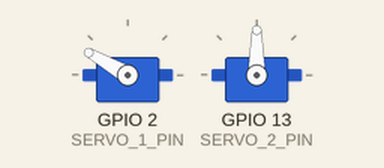
Recording of a sketch running on a simulated ESP32. Parts: 2 × servo.

Above: at 1.05 s.
At 2.15 s:
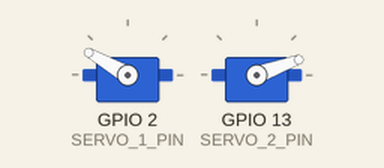
At 3.25 s:
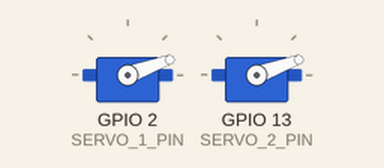
At 5.5 s:
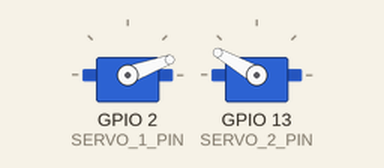
Timing chart, 0 to 6.9 s (numbered marks = the images above):
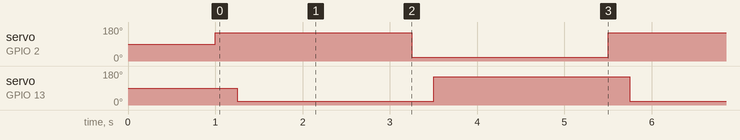

The sketch:

servos_test.ino
```cpp
#include <ESP32Servo.h>

#define SERVO_1_PIN 2
#define SERVO_2_PIN 13

Servo s1;
Servo s2;

void setup() {
  Serial.begin(115200);

  ESP32PWM::allocateTimer(0);
  ESP32PWM::allocateTimer(1);

  s1.setPeriodHertz(50);
  s2.setPeriodHertz(50);

  s1.attach(SERVO_1_PIN, 500, 2400);
  s2.attach(SERVO_2_PIN, 500, 2400);


  delay(1000);
}

void openDoor() {
  s1.write(150);
  delay(250);
  s2.write(20);
}

void closeDoor() {
  s1.write(20);
  delay(250);
  s2.write(150);
}


void loop() {
  openDoor();
  delay(2000);
  closeDoor();
  delay(2000);
}
```

Measured:
- by itself, servo on GPIO 2 (SERVO_1_PIN): alternates 150° for 2.2 s and 20° for 2.3 s
- by itself, servo on GPIO 13 (SERVO_2_PIN): alternates 150° for 2.3 s and 20° for 2.2 s
